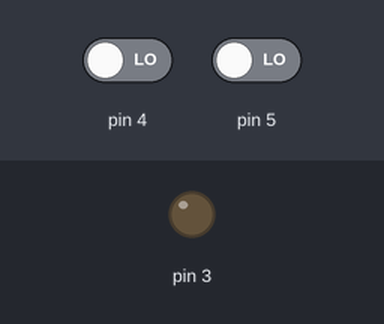
Recording of a sketch running on a simulated Arduino Uno, built with avr-gcc and run on an emulated ATmega328P. Parts: output pins drawn as LEDs (lit = HIGH). Inputs (shaded band) come from the test bench; at power-on: pin 4 LOW, pin 5 LOW.

Above: at 1.2 s.
1.3 s: pin 4 driven HIGH and pin 5 driven HIGH
At 1.7 s:
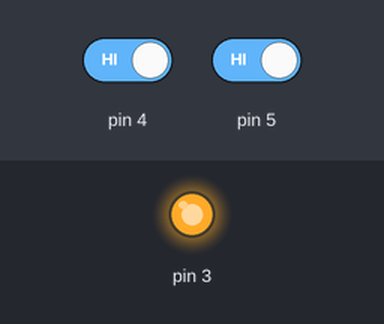
2.8 s: pin 4 driven LOW
At 4.0 s:
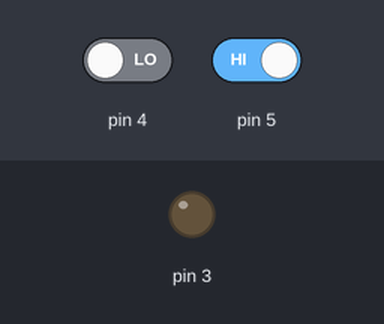
4.3 s: pin 4 driven HIGH
At 5.2 s:
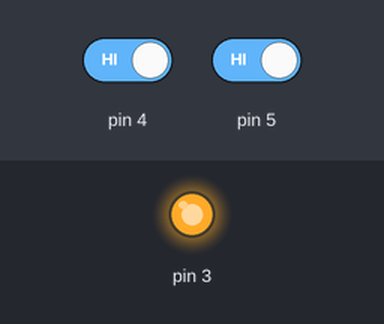
Timing chart, 0 to 7.3 s (numbered marks = the images above; inputs shaded):
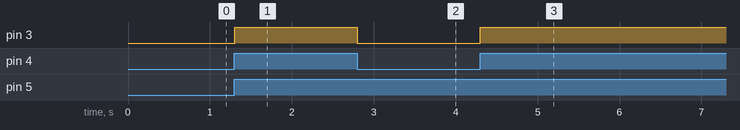

The sketch:

Bot_es_Simultaneos+Led.ino
```cpp
int estadoBotao1=0;
int estadoBotao2=0;
void setup() {
  pinMode(3,OUTPUT);
  pinMode(4,INPUT);
  pinMode(5,INPUT);

}

void loop() {
  estadoBotao1 = digitalRead(4);
  estadoBotao2 = digitalRead(5);
  if(estadoBotao1== HIGH && estadoBotao2== HIGH){
    digitalWrite(3,HIGH);
  }else{
    digitalWrite(3,LOW);
  }
  delay(100);
}
```

Measured:
- after the input at 1.3 s, pin 3: LOW → HIGH at once
- after the input at 2.8 s, pin 3: HIGH → LOW at once
- after the input at 4.3 s, pin 3: LOW → HIGH at once
